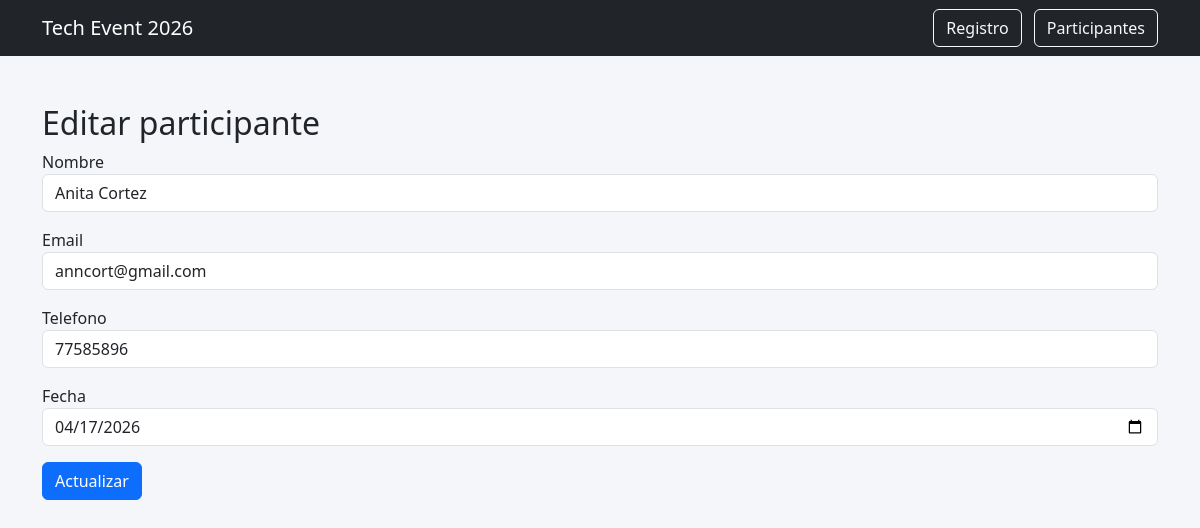
The app's page /editar/3 with its own data.
### tables this page shows
CREATE TABLE participantes(

        id INTEGER PRIMARY KEY AUTOINCREMENT,
        nombre TEXT,
        email TEXT,
        telefono TEXT,
        fecha_registro TEXT

    );

### app.py (the view)
@app.route("/editar/<int:id>")
def editar(id):
    conn = sqlite3.connect("database.db")
    conn.row_factory = sqlite3.Row
    participante = conn.execute("SELECT * FROM participantes WHERE id=?",(id,)).fetchone()
    return render_template("editar.html",participante=participante)

### templates/editar.html (shortened to what this page needs)
{% extends "base.html" %}
{% block content %}
<h2>Editar participante</h2>
<form action="/actualizar" method="post">
<div class="mb-3">
<label>Nombre</label>
<input type="text" name="nombre" class="form-control" value="{{ participante.nombre }}">
</div>
<div class="mb-3">
<label>Email</label>
<input type="email" name="email" class="form-control" value="{{ participante.email }}">
</div>
<div class="mb-3">
<label>Telefono</label>
<input type="text" name="telefono" class="form-control" value="{{ participante.telefono }}">
</div>
<div class="mb-3">
<label>Fecha</label>
<input type="date" name="fecha" class="form-control" value="{{ participante.fecha_registro }}">
</div>
<button class="btn btn-primary">Actualizar</button>
</form>
{% endblock %}

### static/css/styles.css (style rules this page uses)
body { background:#f4f6f9; font-family: 'Segoe UI', Tahoma, Geneva, Verdana, sans-serif; }

### records on screen
participantes: nombre "Anita Cortez", email "anncort@gmail.com", telefono "77585896", fecha "04/17/2026"
